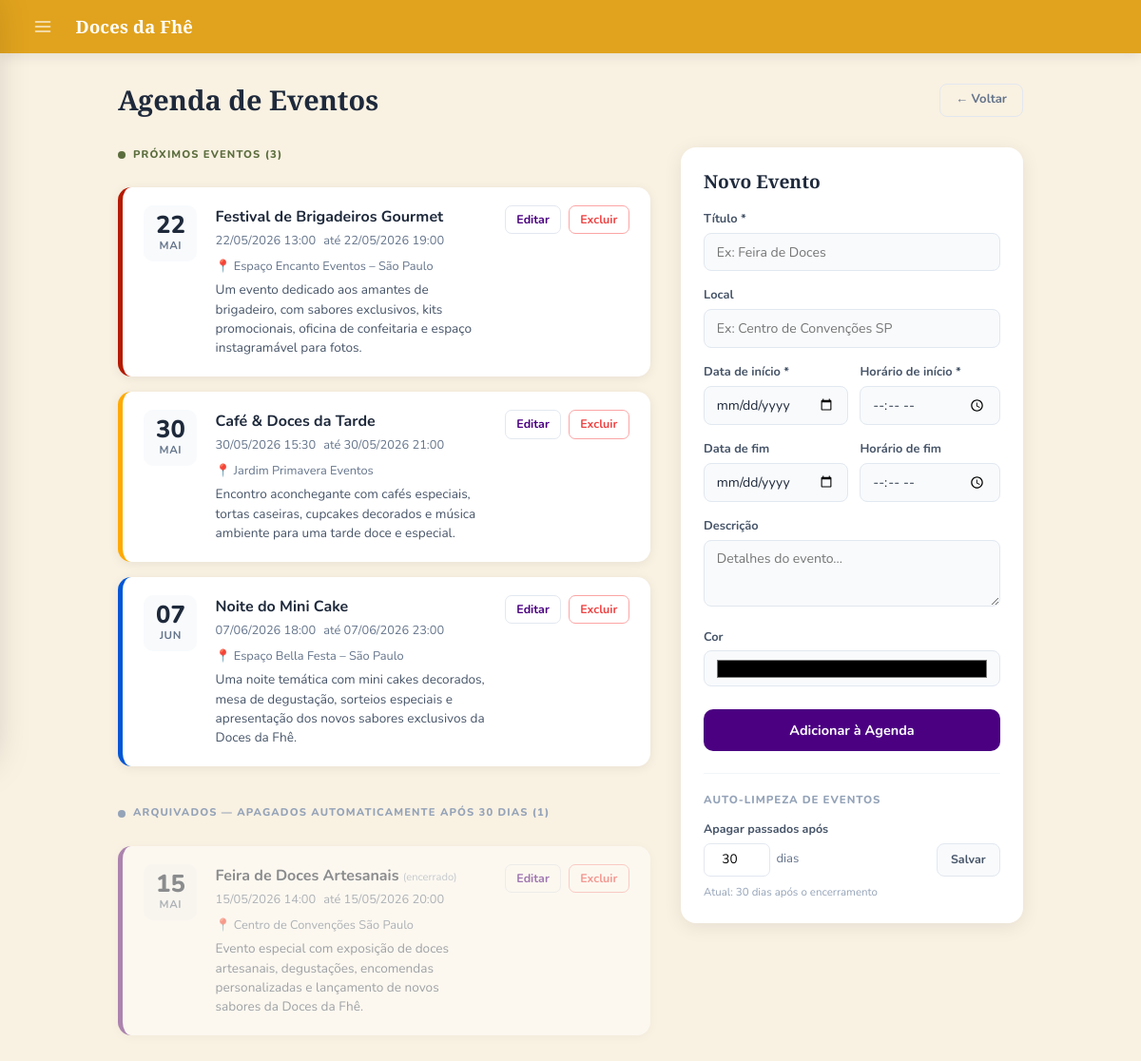
Screenshot of /admin/agenda (signed in) with the database file from the repository.
### models.py (models this page shows, shortened)
class SiteConfig(db.Model):
    __tablename__ = "site_config"
    id               = db.Column(db.Integer, primary_key=True)
    color_primary    = db.Column(db.String(20), default='#5B6D3D')
    color_secondary  = db.Column(db.String(20), default='#D67155')
    color_accent     = db.Column(db.String(20), default='#F3B651')
    color_dark       = db.Column(db.String(20), default='#932E50')
    color_bg         = db.Column(db.String(20), default='#FAF9F6')
    color_text       = db.Column(db.String(20), default='#2B2B2B')
    color_text_light = db.Column(db.String(20), default='#6B6B6B')
    auth_bg_color1   = db.Column(db.String(20), default='#e8eed8')
    auth_bg_color2   = db.Column(db.String(20), default='#8fa05a')
    font_title   = db.Column(db.String(100), default='Playfair Display')
    font_body    = db.Column(db.String(100), default='Nunito')
    font_size    = db.Column(db.String(10), default='16')
    title_weight = db.Column(db.String(10), default='700')
    body_weight  = db.Column(db.String(10), default='400')
    layout_mode   = db.Column(db.String(20), default='spacious')
    layout_width  = db.Column(db.String(20), default='centered')
    card_columns  = db.Column(db.Integer,    default=3)
    card_gap      = db.Column(db.Integer,    default=20)
    show_carousel = db.Column(db.Boolean,    default=True)
    btn_radius  = db.Column(db.String(10), default='12px')
    card_shadow = db.Column(db.String(10), default='medium')
    navbar_fixed = db.Column(db.Boolean, default=True)
    anim_enabled     = db.Column(db.Boolean, default=True)
    anim_intensity   = db.Column(db.String(10), default='medium')
    anim_duration    = db.Column(db.Integer,    default=220)
    anim_hover_style = db.Column(db.String(20), default='lift')
    site_name   = db.Column(db.String(100), default='Doces da Fhê')
    logo_url    = db.Column(db.String(255), nullable=True)
    logo_height     = db.Column(db.Integer, default=100)
    logo_fit        = db.Column(db.String(20), default='contain')
    carousel_height = db.Column(db.Integer, default=340)
    card_img_height = db.Column(db.Integer, default=200)
    card_radius     = db.Column(db.String(10), default='16px')
    flash_success   = db.Column(db.String(20), default='#ffffff')
    flash_error     = db.Column(db.String(20), default='#f8d7da')
    flash_info      = db.Column(db.String(20), default='#ffffff')
    new_badge_days  = db.Column(db.Integer, default=7)
    new_badge_ativo = db.Column(db.Boolean, default=True)
    blog_primary    = db.Column(db.String(20), default='#5B6D3D')
    blog_accent     = db.Column(db.String(20), default='#932E50')
    blog_bg         = db.Column(db.String(20), default='#f8fafc')
    blog_card_bg    = db.Column(db.String(20), default='#ffffff')
    blog_text       = db.Column(db.String(20), default='#1e293b')
    agenda_dias_arquivar = db.Column(db.Integer, default=30)
    updated_at      = db.Column(db.DateTime, default=datetime.utcnow, onupdate=datetime.utcnow)

class AgendaEvento(db.Model):
    __tablename__ = 'agenda_eventos'
    id          = db.Column(db.Integer, primary_key=True)
    titulo      = db.Column(db.String(150), nullable=False)
    descricao   = db.Column(db.Text, nullable=True)
    local       = db.Column(db.String(200), nullable=True)
    data_inicio = db.Column(db.DateTime, nullable=False)
    data_fim    = db.Column(db.DateTime, nullable=True)
    cor         = db.Column(db.String(7), default='#5B6D3D')
    created_at  = db.Column(db.DateTime, default=datetime.utcnow)

### app.py (the view, shortened to what this page needs)
@app.route('/admin/agenda', methods=['GET', 'POST'])
@login_required
def admin_agenda():
    if not current_user.is_admin:
        return redirect(url_for('dashboard'))
    from datetime import datetime as dt
    config = SiteConfig.query.first()
    dias_arquivar = (config.agenda_dias_arquivar or 30) if config else 30
    limite        = dt.now() - timedelta(days=dias_arquivar)
    expirados = AgendaEvento.query.filter(
        db.func.coalesce(AgendaEvento.data_fim, AgendaEvento.data_inicio) < limite
    ).all()
    if expirados:
        for ev in expirados:
            db.session.delete(ev)
        db.session.commit()
    agora    = dt.now()
    proximos = AgendaEvento.query.filter(
        db.func.coalesce(AgendaEvento.data_fim, AgendaEvento.data_inicio) >= agora
    ).order_by(AgendaEvento.data_inicio).all()
    passados = AgendaEvento.query.filter(
        db.func.coalesce(AgendaEvento.data_fim, AgendaEvento.data_inicio) < agora
    ).order_by(AgendaEvento.data_inicio.desc()).all()
    return render_template('admin/agenda.html',
                           proximos=proximos, passados=passados,
                           hoje=agora, config=config,
                           dias_arquivar=dias_arquivar)

### app.py (called while the page is built)
def mes_pt(dt):
    return _MESES_ABREV_PT[dt.month - 1]

@login_manager.user_loader
def load_user(user_id):
    return User.query.get(int(user_id))

@app.context_processor
def inject_globals():
    if current_user.is_authenticated:
        total_itens = db.session.query(
            db.func.sum(CarrinhoItem.quantidade)
        ).filter_by(user_id=current_user.id).scalar() or 0
    else:
        total_itens = 0
    site_config = SiteConfig.query.first()
    return dict(carrinho_total=total_itens, site_config=site_config)

### templates/admin/agenda.html (shortened to what this page needs)
{% extends "admin/base.html" %}
{% block styles %}
<link rel="stylesheet" href="{{ url_for('static', filename='dashboard.css') }}">
{% endblock %}
{% macro card_evento(ev, opaco=False) %}
<div class="agenda-card{% if opaco %} passado{% endif %}" data-cor="{{ ev.cor }}">
  <div class="agenda-data-box">
    <div class="agenda-data-dia">{{ ev.data_inicio.strftime('%d') }}</div>
    <div class="agenda-data-mes">{{ ev.data_inicio | mes_pt }}</div>
  </div>
  <div class="agenda-info">
    <p class="agenda-titulo">{{ ev.titulo }}{% if opaco %} <span style="font-size:.7rem; color:#94a3b8; font-weight:400;">(encerrado)</span>{% endif %}</p>
    <div class="agenda-meta">
      <span>{{ ev.data_inicio.strftime('%d/%m/%Y %H:%M') }}</span>
      {% if ev.data_fim %}<span>até {{ ev.data_fim.strftime('%d/%m/%Y %H:%M') }}</span>{% endif %}
      {% if ev.local %}<span>📍 {{ ev.local }}</span>{% endif %}
    </div>
    {% if ev.descricao %}<p class="agenda-desc">{{ ev.descricao }}</p>{% endif %}
  </div>
  <div class="agenda-acoes">
    <button class="btn-agenda-edit"
            data-id="{{ ev.id }}"
            data-titulo="{{ ev.titulo }}"
            data-desc="{{ ev.descricao or '' }}"
            data-local="{{ ev.local or '' }}"
            data-ini-data="{{ ev.data_inicio.strftime('%Y-%m-%d') }}"
            data-ini-hora="{{ ev.data_inicio.strftime('%H:%M') }}"
            data-fim-data="{{ ev.data_fim.strftime('%Y-%m-%d') if ev.data_fim else '' }}"
            data-fim-hora="{{ ev.data_fim.strftime('%H:%M') if ev.data_fim else '' }}"
            data-cor="{{ ev.cor }}"
            onclick="abrirEdicaoBtn(this)">Editar</button>
    <form method="POST" action="{{ url_for('admin_agenda_excluir', id=ev.id) }}" onsubmit="return confirm('Remover este evento?')">
      <button type="submit" class="btn-agenda-del">Excluir</button>
    </form>
  </div>
</div>
{% endmacro %}
{% block content %}
<div class="agenda-wrap">
  <div class="agenda-header">
    <h1>Agenda de Eventos</h1>
    <a href="{{ url_for('dashboard') }}" style="font-size:.82rem; color:#64748b; text-decoration:none; border:1.5px solid #e2e8f0; padding:.4rem 1rem; border-radius:8px; font-weight:700;">← Voltar</a>
  </div>
  <div class="agenda-grid">
    <div class="agenda-lista">
      <div class="secao-label" style="font-size:.7rem; font-weight:800; text-transform:uppercase; letter-spacing:.1em; color:#5B6D3D; margin-bottom:.6rem; display:flex; align-items:center; gap:.5rem;">
        <span style="width:8px;height:8px;border-radius:50%;background:#5B6D3D;display:inline-block;"></span>
        Próximos eventos ({{ proximos|length }})
      </div>
      {% if proximos %}
        {% for ev in proximos %}
          {{ card_evento(ev) }}
        {% endfor %}
      {% else %}
      <div class="agenda-vazio" style="padding:1.5rem;">
        <p style="margin:0; font-size:.88rem; color:#94a3b8;">Nenhum evento futuro cadastrado.</p>
      </div>
      {% endif %}
      {% if passados %}
      <div class="secao-label" style="font-size:.7rem; font-weight:800; text-transform:uppercase; letter-spacing:.1em; color:#94a3b8; margin: 1.6rem 0 .6rem; display:flex; align-items:center; gap:.5rem;">
        <span style="width:8px;height:8px;border-radius:50%;background:#94a3b8;display:inline-block;"></span>
        Arquivados — apagados automaticamente após {{ dias_arquivar }} dias ({{ passados|length }})
      </div>
      {% for ev in passados %}
        {{ card_evento(ev, opaco=True) }}
      {% endfor %}
      {% endif %}
    </div>
    <div class="agenda-form-box">
      <h2>Novo Evento</h2>
      <form method="POST" action="{{ url_for('admin_agenda') }}">
        <div class="agenda-form-group">
          <label>Título *</label>
          <input type="text" name="titulo" placeholder="Ex: Feira de Doces" required>
        </div>
        <div class="agenda-form-group">
          <label>Local</label>
          <input type="text" name="local" placeholder="Ex: Centro de Convenções SP">
        </div>
        <div class="agenda-form-row">
          <div class="agenda-form-group">
            <label>Data de início *</label>
            <input type="date" name="data_inicio_data" required>
          </div>
          <div class="agenda-form-group">
            <label>Horário de início *</label>
            <input type="time" name="data_inicio_hora" required>
          </div>
        </div>
        <div class="agenda-form-row">
          <div class="agenda-form-group">
            <label>Data de fim</label>
            <input type="date" name="data_fim_data">
          </div>
          <div class="agenda-form-group">
            <label>Horário de fim</label>
            <input type="time" name="data_fim_hora">
          </div>
        </div>
        <div class="agenda-form-group">
          <label>Descrição</label>
          <textarea name="descricao" placeholder="Detalhes do evento..."></textarea>
        </div>
        <div class="agenda-form-group">
          <label>Cor</label>
          <input type="color" name="cor" value="var(--color-primary)" style="height:38px; cursor:pointer;">
        </div>
        <button type="submit" class="btn-agenda-salvar">Adicionar à Agenda</button>
      </form>
      <div style="margin-top:1.4rem; border-top:1.5px solid #f1f5f9; padding-top:1.2rem;">
        <p style="font-size:.72rem; font-weight:800; text-transform:uppercase; letter-spacing:.08em; color:#94a3b8; margin:0 0 .8rem;">Auto-limpeza de eventos</p>
        <form method="POST" action="{{ url_for('admin_agenda') }}" style="display:flex; gap:.6rem; align-items:flex-end;">
          <div style="flex:1;">
            <label style="font-size:.78rem; font-weight:700; color:#475569; display:block; margin-bottom:.3rem;">Apagar passados após</label>
            <div style="display:flex; align-items:center; gap:.4rem;">
              <input type="number" name="agenda_dias_arquivar" value="{{ dias_arquivar }}" min="1" max="365"
                     style="width:70px; padding:.4rem .5rem; border:1.5px solid #e2e8f0; border-radius:7px; font-size:.85rem; text-align:center;">
              <span style="font-size:.82rem; color:#64748b;">dias</span>
            </div>
          </div>
          <button type="submit" style="padding:.45rem .9rem; background:#f8fafc; border:1.5px solid #e2e8f0; border-radius:8px; font-size:.78rem; font-weight:700; color:#475569; cursor:pointer; white-space:nowrap;">Salvar</button>
        </form>
        <p style="font-size:.72rem; color:#94a3b8; margin:.5rem 0 0;">Atual: {{ dias_arquivar }} dias após o encerramento</p>
      </div>
    </div>
  </div>
</div>
{% endblock %}

### templates/admin/base.html (shortened to what this page needs)
<!DOCTYPE html>
<html>
<head>
  <link href="https://cdn.jsdelivr.net/npm/bootstrap@5.3.0/dist/css/bootstrap.min.css" rel="stylesheet">
  <link rel="stylesheet" href="https://cdnjs.cloudflare.com/ajax/libs/cropperjs/1.6.1/cropper.min.css">
  {% block styles %}{% endblock %}
  <link rel="stylesheet" href="{{ url_for('dynamic_styles') }}">
</head>
<body>
{% if current_user.is_authenticated and current_user.is_admin %}
<div class="topbar">
  <button class="topbar-menu-btn" id="drawerToggle" aria-label="Menu">
    <svg xmlns="http://www.w3.org/2000/svg" width="20" height="20" viewBox="0 0 24 24" fill="none"
         stroke="currentColor" stroke-width="2" stroke-linecap="round" stroke-linejoin="round">
      <line x1="3" y1="6"  x2="21" y2="6"/>
      <line x1="3" y1="12" x2="21" y2="12"/>
      <line x1="3" y1="18" x2="21" y2="18"/>
    </svg>
  </button>
  <span class="topbar-brand">{{ site_config.site_name if site_config else 'Doces da Fhê' }}</span>
</div>
{% endif %}
<div class="acc-content-wrap">
<main id="acc-main-content">
{% block content %}
{% endblock %}
</main>
</div>
</body>
</html>

### static/dashboard.css (style rules this page uses)
:root { --color-primary: #5B6D3D; --color-secondary: #D67155; --color-accent: #F3B651; --color-dark: #932E50; --color-bg: #FAF9F6; --color-white: #FFFFFF; --color-text: #2B2B2B; --color-text-light: #6B6B6B; --color-border: #E5E5E5; --color-hover-primary: #4a5932; --color-hover-accent: #d9a13f; --color-hover-secondary:#b85a42; --shadow-sm: 0 2px 6px rgba(0,0,0,.05); --shadow-md: 0 4px 12px rgba(0,0,0,.08); --shadow-lg: 0 8px 20px rgba(0,0,0,.12); --radius-sm: 6px; --radius-md: 10px; --radius-lg: 16px; }
* { box-sizing: border-box; margin: 0; padding: 0; }
body { font-family: 'Nunito', sans-serif; background-image: url('../uploads/sites_doces.png'); background-size: cover; background-position: center; background-repeat: no-repeat; color: var(--color-text); margin: 0 !important; padding: 0 !important; }

### templates/admin/base.html (style rules this page uses)
:root { --color-primary: #5B6D3D; --color-secondary: #D67155; --color-accent: #F3B651; --color-dark: #932E50; --color-bg: #F4F6FB; --color-white: #FFFFFF; --color-text: #1e293b; --color-muted: #64748b; --color-border: #e2e8f0; --sidebar-bg: #D67155; --sidebar-hover: rgba(255,255,255,.12); --sidebar-active: rgba(255,255,255,.2); --shadow-sm: 0 1px 4px rgba(0,0,0,.06); --shadow-md: 0 4px 12px rgba(0,0,0,.08); --shadow-lg: 0 8px 24px rgba(0,0,0,.12); --radius-sm: 6px; --radius-md: 10px; --radius-lg: 16px; }
*, *::before, *::after { box-sizing: border-box; }
body { font-family: 'Nunito', sans-serif !important; background: var(--color-bg); color: var(--color-text); margin: 0 !important; padding: 0 !important; }
.topbar { background: var(--color-secondary); padding: 0 1.6rem; height: 56px; display: flex; align-items: center; gap: 1rem; position: sticky; top: 0; z-index: 200; box-shadow: var(--shadow-md); }
.topbar-menu-btn { background: none; border: none; cursor: pointer; width: 38px; height: 38px; border-radius: 9px; display: flex; align-items: center; justify-content: center; color: rgba(255,255,255,.8); transition: background .15s, color .15s; flex-shrink: 0; }
.topbar-brand { font-family: 'Playfair Display', serif; font-size: 1.15rem; font-weight: 700; color: #fff; letter-spacing: .01em; }

### rows the page displays
SiteConfig: site_name "Doces da Fhê"
AgendaEvento: data_inicio "22", data_inicio|mes_pt "MAI", titulo "Festival de Brigadeiros Gourmet", data_inicio "22/05/2026 13:00", data_fim "22/05/2026 19:00", local "Espaço Encanto Eventos – São Paulo", descricao "Um evento dedicado aos amantes de brigadeiro, com sabores exclusivos, kits promocionais, oficina de confeitaria e espaço instagramável para fotos."
AgendaEvento: data_inicio "30", data_inicio|mes_pt "MAI", titulo "Café & Doces da Tarde", data_inicio "30/05/2026 15:30", data_fim "30/05/2026 21:00", local "Jardim Primavera Eventos", descricao "Encontro aconchegante com cafés especiais, tortas caseiras, cupcakes decorados e música ambiente para uma tarde doce e especial."
AgendaEvento: data_inicio "07", data_inicio|mes_pt "JUN", titulo "Noite do Mini Cake", data_inicio "07/06/2026 18:00", data_fim "07/06/2026 23:00", local "Espaço Bella Festa – São Paulo", descricao "Uma noite temática com mini cakes decorados, mesa de degustação, sorteios especiais e apresentação dos novos sabores exclusivos da Doces da Fhê."
AgendaEvento: data_inicio "15", data_inicio|mes_pt "MAI", titulo "Feira de Doces Artesanais", data_inicio "15/05/2026 14:00", data_fim "15/05/2026 20:00", local "Centro de Convenções São Paulo", descricao "Evento especial com exposição de doces artesanais, degustações, encomendas personalizadas e lançamento de novos sabores da Doces da Fhê."

### other values shown
{{ proximos|length }} "3"
{{ dias_arquivar }} "30"
{{ passados|length }} "1"
